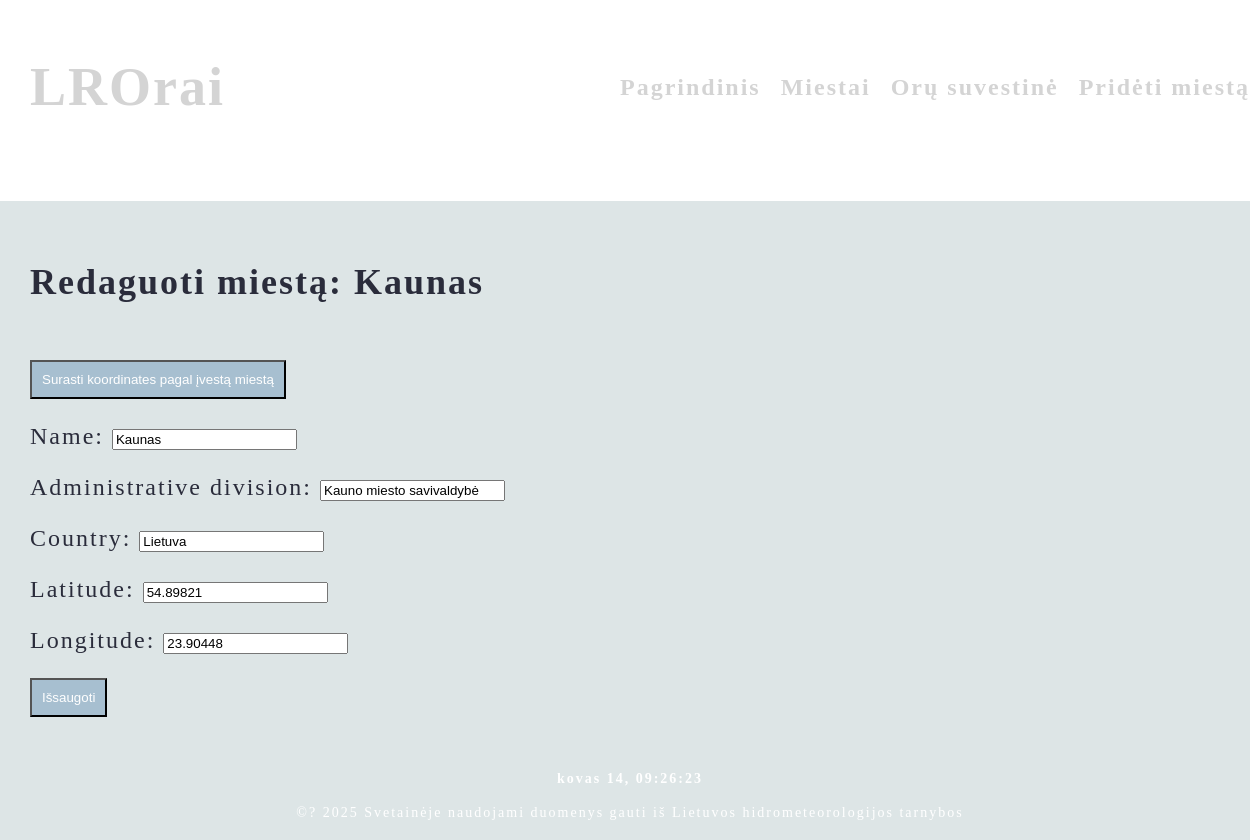
Page /orai/edit/37 on the committed database.
### weathers/models.py (models this page shows, shortened)
class City(models.Model):
    name = models.CharField(max_length=50, default='', blank=True, unique=True)
    country = models.CharField(max_length=50, blank=True, null=True)
    administrative_division = models.CharField(max_length=80, blank=True, null=True)
    latitude = models.FloatField(default=0)
    longitude = models.FloatField(default=0)
    class Meta:
        ordering = ["name"]

### weathers/views.py (the view)
# urls.py: path("edit/<int:pk>", views.edit_city, name="edit_city"),
def edit_city(request, pk):
    city = get_object_or_404(City, pk=pk)
    if request.method == "POST":
        form = CityForm(request.POST, instance=city)
        if form.is_valid():
            form.save()
            return redirect("weathers:summary")
    else:
        form = CityForm(instance=city)
    return render(request, "weathers/edit_city.html", {"form": form, "city": city})

### weathers/forms.py
class CityForm(forms.ModelForm):
    class Meta:
        model = City
        fields = ["name", "administrative_division", "country", "latitude", "longitude"]

### weathers/views.py (called while the page is built)
def footer_context(request):
    return {"current_date": now()}

### weathers/templates/weathers/edit_city.html (shortened to what this page needs)
{% extends "main.html" %}
{% load static %}
{% block content %}
<div class="editCityContainer">
    <h2>Redaguoti miestą: {{ city.name }}</h2>
    <br>
    <button type="button" onclick="fetchCoordinates()" class="submit">Surasti koordinates pagal įvestą miestą</button>
    <form method="POST">
        {{ form.as_p }}
        <button class="cityButtons submit" type="submit">Išsaugoti</button>
    </form>
</div>
{% endblock %}

### static/styles/main.css (style rules this page uses)
body { min-height: 100vh; margin: 0; font-size: 24px; letter-spacing: 2px; background-image: url("https://r4.wallpaperflare.com/wallpaper/19/415/594/lithuania-vilnius-the-rain-hd-wallpaper-9a99cdfb29b1c6a6fc91794637fa32e7.jpg"); background-size: cover; color: rgb(255, 255, 255); }
div { backdrop-filter: blur(50px); background-color: #1a4c5325; padding: 30px; }
.cityButtons { display: inline-flex; color: rgba(5, 5, 22, 0.726); }
a, button { text-decoration: none; padding: 10px; color: rgb(212, 212, 212); }
.citiesButton, .submit { padding: 10px; background-color: #054c8d3f; color: rgb(255, 255, 255); }

### rows in the picture
City: name "Kaunas", administrative_division "Kauno miesto savivaldybė", country "Lietuva", latitude "54.89821", longitude "23.90448"
